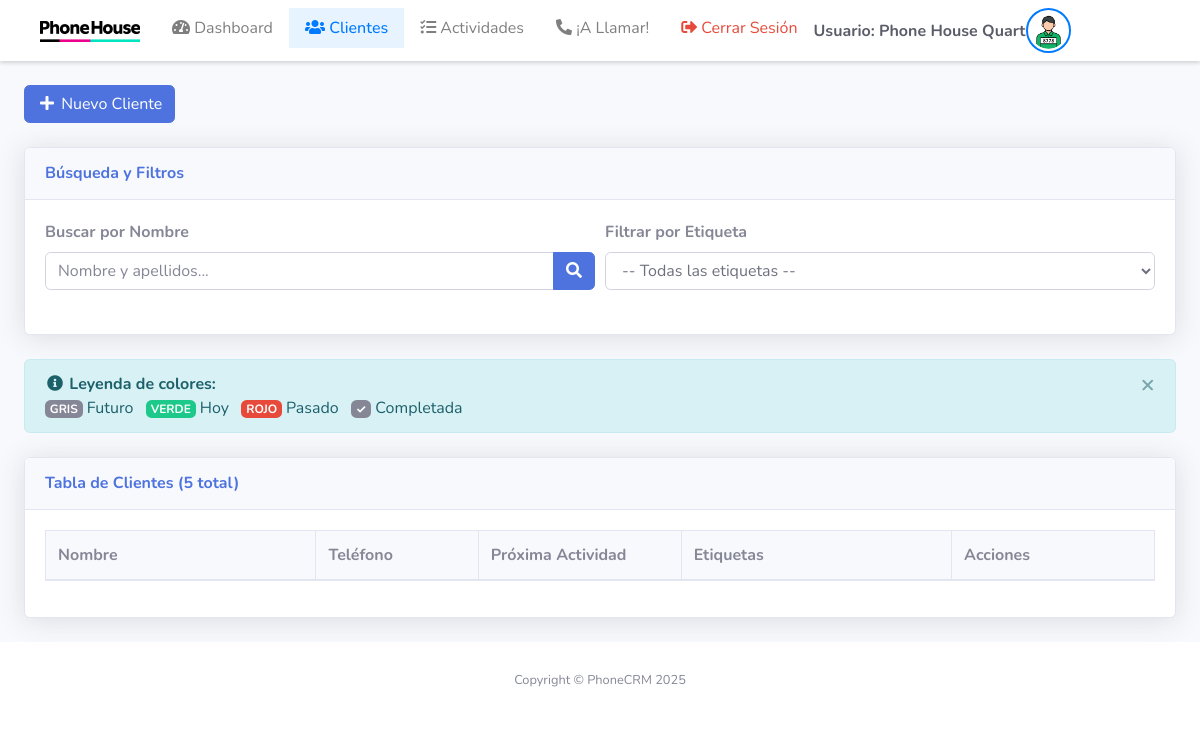
Page /clientes.php (signed in) on the committed database.
### tables this page shows
CREATE TABLE `usuarios` (
  `id` int(11) NOT NULL,
  `nombre` varchar(100) NOT NULL,
  `contraseña` varchar(100) NOT NULL,
  `fecha_creacion` timestamp NOT NULL DEFAULT current_timestamp(),
  `rol` enum('encargado','tienda') NOT NULL DEFAULT 'tienda',
  `foto` varchar(255) DEFAULT NULL
);

### admin/includes/crudClientes.php (called while the page is built, shortened)
<?php
class crudClientes {
    private $conexion;
    private $usuario_id;
    public function __construct($conexion, $usuario_id) {
        $this->conexion = $conexion;
        $this->usuario_id = $usuario_id;
    }
    public function getTotalClientes() {
        $sql = "SELECT COUNT(*) as total FROM clientes WHERE usuario_id = ?";
        $stmt = $this->conexion->prepare($sql);
        $stmt->bind_param("i", $this->usuario_id);
        $stmt->execute();
        $resultado = $stmt->get_result();
        return $resultado->fetch_assoc()['total'];
    }
}
?>

### clientes.php (the view, shortened to what this page needs)
<?php
require_once "./admin/includes/crudClientes.php";
$connClass = new Connection();
$conexion = $connClass->getConnection();
$usuario_id = $_SESSION['usuario_id'];
$crud = new crudClientes($conexion, $usuario_id);
$busqueda = $_GET['busqueda'] ?? '';
$etiqueta_filtro = $_GET['etiqueta'] ?? null;
$pagina = isset($_GET['pagina']) ? intval($_GET['pagina']) : 1;
$por_pagina = 30;
if (!empty($busqueda)) {
    $total_clientes = 0;
    $resultado = $crud->buscarClientesPaginados($busqueda, $pagina, $por_pagina);
} elseif ($etiqueta_filtro) {
    $total_clientes = 0;
    $resultado = $crud->getClientesPaginadosPorEtiqueta($etiqueta_filtro, $pagina, $por_pagina);
} else {
    $total_clientes = $crud->getTotalClientes();
}
?>
<!DOCTYPE html>
<html lang="es">
<head>
    <link href="startbootstrap-sb-admin-2-gh-pages/vendor/fontawesome-free/css/all.min.css" rel="stylesheet" type="text/css">
    <link href="https://cdn.jsdelivr.net/npm/bootstrap@4.6.2/dist/css/bootstrap.min.css" rel="stylesheet">
    <link href="startbootstrap-sb-admin-2-gh-pages/css/sb-admin-2.min.css" rel="stylesheet">
    <link href="css/main.css" rel="stylesheet">
</head>
<body id="page-top">
    <div id="wrapper">
        <div id="content-wrapper" class="d-flex flex-column">
            <div id="content">
                <?php include("./admin/includes/navbar_usuario.php"); ?>
                <div class="container-fluid">
                    <div class="mb-4 mt-4">
                        <a href="anadir_cliente.php" class="btn btn-primary">
                            <i class="fas fa-plus fa-fw"></i> Nuevo Cliente
                        </a>
                    </div>
                    <div class="card shadow mb-4">
                        <div class="card-header py-3">
                            <h6 class="m-0 font-weight-bold text-primary">Búsqueda y Filtros</h6>
                        </div>
                        <div class="card-body">
                            <form method="GET" class="form-row">
                                <div class="col-md-6 mb-3">
                                    <label for="busqueda"><strong>Buscar por Nombre</strong></label>
                                    <div class="input-group">
                                        <input type="text" name="busqueda" class="form-control" id="busqueda"
                                               placeholder="Nombre y apellidos..." value="<?php echo htmlspecialchars($busqueda); ?>">
                                        <div class="input-group-append">
                                            <button class="btn btn-primary" type="submit">
                                                <i class="fas fa-search"></i>
                                            </button>
                                        </div>
                                    </div>
                                </div>
                                <div class="col-md-6 mb-3">
                                    <label for="etiqueta"><strong>Filtrar por Etiqueta</strong></label>
                                    <select name="etiqueta" class="form-control" id="etiqueta" onchange="this.form.submit();">
                                        <option value="">-- Todas las etiquetas --</option>
                                    </select>
                                </div>
                            </form>
                        </div>
                    </div>
                    <div class="alert alert-info alert-dismissible fade show mb-4" role="alert">
                        <button type="button" class="close" data-dismiss="alert" aria-label="Cerrar">
                            <span aria-hidden="true">&times;</span>
                        </button>
                        <strong><i class="fas fa-info-circle fa-fw"></i> Leyenda de colores:</strong>
                        <br>
                        <span class="badge badge-secondary">GRIS</span> Futuro &nbsp;
                        <span class="badge badge-success">VERDE</span> Hoy &nbsp;
                        <span class="badge badge-danger">ROJO</span> Pasado &nbsp;
                        <span class="badge badge-secondary">✓</span> Completada
                    </div>
                    <div class="card shadow mb-4">
                        <div class="card-header py-3">
                            <h6 class="m-0 font-weight-bold text-primary">
                                Tabla de Clientes
                                <?php
                                if (!empty($busqueda)) {
                                    echo "- Búsqueda: " . htmlspecialchars($busqueda);
                                } elseif ($etiqueta_filtro) {
                                    echo "- Filtrado por etiqueta";
                                } else {
                                    echo "(" . $total_clientes . " total)";
                                }
                                ?>
                            </h6>
                        </div>
                        <div class="card-body">
                            <?php
                            $total_mostrados = $resultado->num_rows;
                            if ($total_mostrados == 0):
                            ?>
                                <div class="text-center py-5">
                                    <i class="fas fa-inbox fa-3x text-gray-300 mb-3"></i>
                                    <p class="text-gray-500 mb-3">
                                        <?php
                                        if (!empty($busqueda)) {
                                            echo "No se encontraron clientes con ese nombre";
                                        } elseif ($etiqueta_filtro) {
                                            echo "No hay clientes con esa etiqueta";
                                        } else {
                                            echo "No hay clientes registrados aún";
                                        }
                                        ?>
                                    </p>
                                    <a href="anadir_cliente.php" class="btn btn-primary">
                                        <i class="fas fa-plus"></i> Añadir Cliente
                                    </a>
                                </div>
                            <?php else: ?>
                                <div class="table-responsive">
                                    <table class="table table-bordered table-hover" width="100%" cellspacing="0">
                                        <thead class="bg-light">
                                            <tr>
                                                <th width="20%">Nombre</th>
                                                <th width="12%">Teléfono</th>
                                                <th width="15%">Próxima Actividad</th>
                                                <th width="20%">Etiquetas</th>
                                                <th width="15%">Acciones</th>
                                            </tr>
                                        </thead>
                                    </table>
                                </div>
                            <?php endif; ?>
                        </div>
                    </div>
                </div>
            </div>
            <footer class="sticky-footer bg-white">
                <div class="container my-auto">
                    <div class="copyright text-center my-auto">
                        <span>Copyright &copy; PhoneCRM 2025</span>
                    </div>
                </div>
            </footer>
        </div>
    </div>
</body>
</html>

### admin/includes/navbar_usuario.php (shortened to what this page needs)
<?php
$current_page = basename($_SERVER['PHP_SELF'], '.php');
$usuario_nombre = "Usuario";
$usuario_foto = null;
try {
    $sql = "SELECT nombre, foto FROM usuarios WHERE id = ?";
    $stmt = $conexion->prepare($sql);
    if ($stmt) {
        $stmt->bind_param("i", $_SESSION['usuario_id']);
        $stmt->execute();
        $resultado = $stmt->get_result();
        if ($resultado && $row = $resultado->fetch_assoc()) {
            if (!empty($row['nombre'])) {
                $usuario_nombre = $row['nombre'];
            }
            if (!empty($row['foto'])) {
                $usuario_foto = $row['foto'];
            }
        }
    }
} catch (Exception $e) {
}
?>
<nav class="navbar navbar-expand-lg navbar-light bg-white shadow-sm">
    <div class="container-fluid">
        <a class="navbar-brand" href="principal.php">
            <img src="images/phonehouse.png" alt="PhoneCRM Logo" style="max-width: 100px; height: auto;">
        </a>
        <div class="collapse navbar-collapse" id="navbarNav">
            <ul class="navbar-nav w-100">
                <li class="nav-item">
                    <a class="nav-link <?php echo ($current_page === 'principal') ? 'active' : ''; ?>" href="principal.php">
                        <i class="fas fa-tachometer-alt"></i> Dashboard
                    </a>
                </li>
                <li class="nav-item">
                    <a class="nav-link <?php echo ($current_page === 'clientes') ? 'active' : ''; ?>" href="clientes.php">
                        <i class="fas fa-users"></i> Clientes
                    </a>
                </li>
                <li class="nav-item">
                    <a class="nav-link <?php echo ($current_page === 'actividades') ? 'active' : ''; ?>" href="actividades.php">
                        <i class="fas fa-tasks"></i> Actividades
                    </a>
                </li>
                <li class="nav-item">
                    <a class="nav-link <?php echo ($current_page === 'allamar') ? 'active' : ''; ?>" href="allamar.php">
                        <i class="fas fa-phone-alt"></i> ¡A Llamar!
                    </a>
                </li>
                <li class="nav-item">
                    <a class="nav-link text-danger" href="logout.php">
                        <i class="fas fa-sign-out-alt"></i> Cerrar Sesión
                    </a>
                </li>
                <li class="nav-item ms-auto d-flex align-items-center ps-3 pe-4">
                    <span class="text-dark font-weight-bold me-4" style="white-space: nowrap;">Usuario: <?php echo htmlspecialchars($usuario_nombre); ?></span>
                    <?php if ($usuario_foto && file_exists($usuario_foto)): ?>
                        <img src="<?php echo htmlspecialchars($usuario_foto); ?>" alt="Perfil" class="rounded-circle" style="width: 45px; height: 45px; border: 2px solid #007bff; object-fit: cover; background: #fff; padding: 2px;">
                    <?php else: ?>
                        <i class="fas fa-user-circle" style="font-size: 45px; color: #007bff; background: #fff; border-radius: 50%; padding: 2px;"></i>
                    <?php endif; ?>
                </li>
            </ul>
        </div>
    </div>
</nav>

### css/main.css (style rules this page uses)
.navbar-collapse { transition: all 0.3s ease; }
.navbar-nav .nav-link { padding: 0.5rem 1rem !important; transition: all 0.2s ease; }
.navbar-nav .nav-link.active { background-color: #e7f3ff; color: #007bff !important; font-weight: 500; }
html, body { margin: 0; padding: 0; height: 100%; }

### rows in the picture
usuarios: nombre "Phone House Quart", foto (picture)

### other values in the picture
$total_clientes "5"
